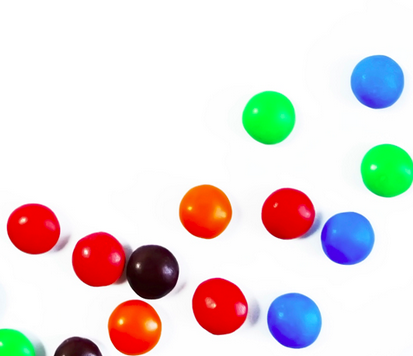
#> input picture morphologicalsAndKernels/smarties.png, 413 x 356 px, found by its file name
$ python Morphologicals_and_kernels.py
#> lines starting #> are read from the running program, lines starting #| are printed output that depends on the picture; after the words box and inside, x2 and y2 are one past the last pixel; in counts of white or black regions, pixels touching at a corner belong together
import cv2
from matplotlib import pyplot as plt
import numpy as np
# reading the file and converting it into gray
img = cv2.imread("images/smarties.png", cv2.IMREAD_GRAYSCALE)
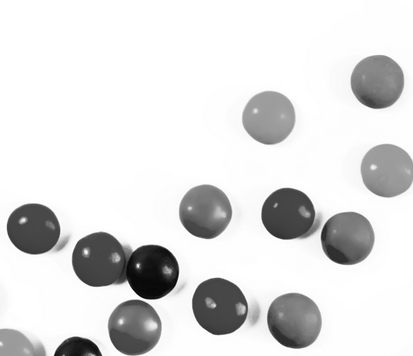
#> img: shape (356, 413); min 4, max 255, mean 222.6

_, mask = cv2.threshold(img, 220, 255, cv2.THRESH_BINARY_INV)
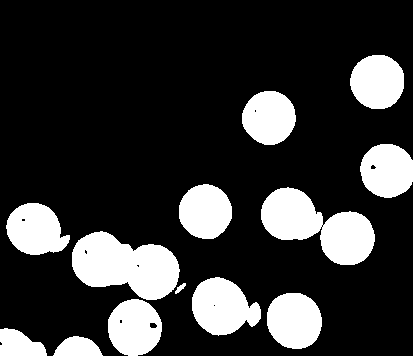
#> mask: shape (356, 413); 20.9% white; 13 white regions, largest, box (x1, y1, x2, y2) and area: (72, 231, 180, 300) 4953, (261, 187, 375, 265) 4823, (192, 277, 261, 336) 2806

kernal = np.ones((2,2), np.uint8)

dilation = cv2.dilate(mask, kernal, iterations=2)
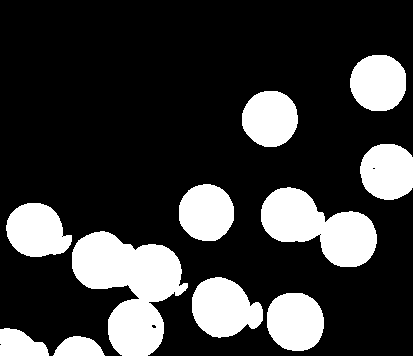
#> dilation: shape (356, 413); 22.8% white; 11 white regions, largest, box (x1, y1, x2, y2) and area: (72, 231, 188, 356) 8042, (261, 187, 377, 267) 5269, (192, 277, 263, 338) 3090
erosion = cv2.erode(mask, kernal, iterations=1)
#> erosion: shape (356, 413); 19.8% white; 14 white regions, largest, box (x1, y1, x2, y2) and area: (73, 232, 180, 300) 4753, (193, 278, 261, 335) 2663, (262, 188, 323, 240) 2372
opening = cv2.morphologyEx(mask, cv2.MORPH_OPEN, kernal)
#> opening: shape (356, 413); 20.8% white; 13 white regions, largest, box (x1, y1, x2, y2) and area: (73, 232, 181, 301) 4953, (262, 188, 376, 266) 4823, (193, 278, 262, 336) 2805
closing = cv2.morphologyEx(mask, cv2.MORPH_CLOSE, kernal)
#> closing: shape (356, 413); 20.8% white; 13 white regions, largest, box (x1, y1, x2, y2) and area: (73, 232, 181, 301) 4960, (262, 188, 376, 266) 4833, (193, 278, 262, 337) 2810
mg = cv2.morphologyEx(mask, cv2.MORPH_GRADIENT, kernal)
#> mg: shape (356, 413); 2% white in thin lines or dots, all inside (x1, y1, x2, y2) = (0, 55, 413, 356)
th = cv2.morphologyEx(mask, cv2.MORPH_TOPHAT, kernal)
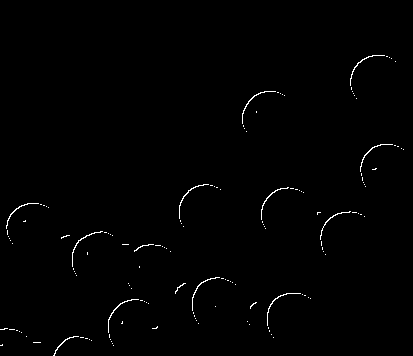
#> th: shape (356, 413); 0.72% white in thin lines or dots, all inside (x1, y1, x2, y2) = (0, 55, 404, 356)

#
multipleimg_row1= np.concatenate((dilation,erosion,opening),axis=1)
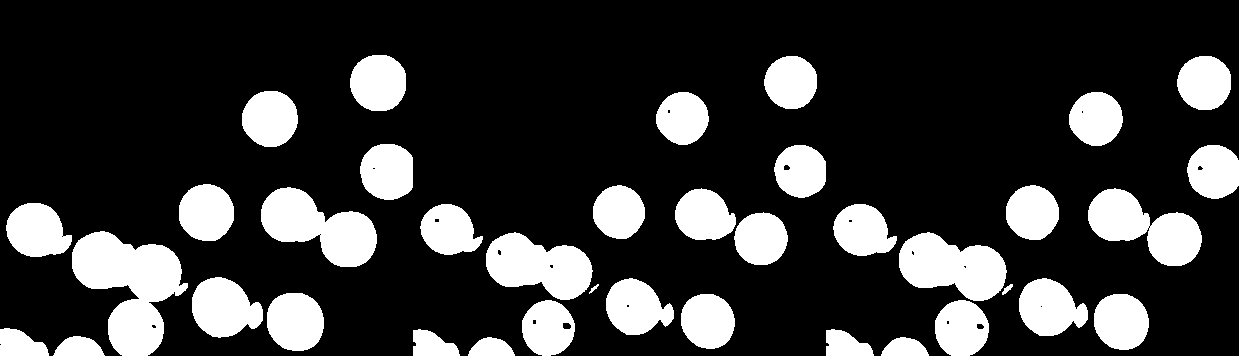
#> multipleimg_row1: shape (356, 1239); 21.1% white; 38 white regions, largest, box (x1, y1, x2, y2) and area: (72, 231, 188, 356) 8042, (261, 187, 377, 267) 5269, (899, 232, 1007, 301) 4953
multipleimg_row2= np.concatenate((closing,mg,th),axis=1)
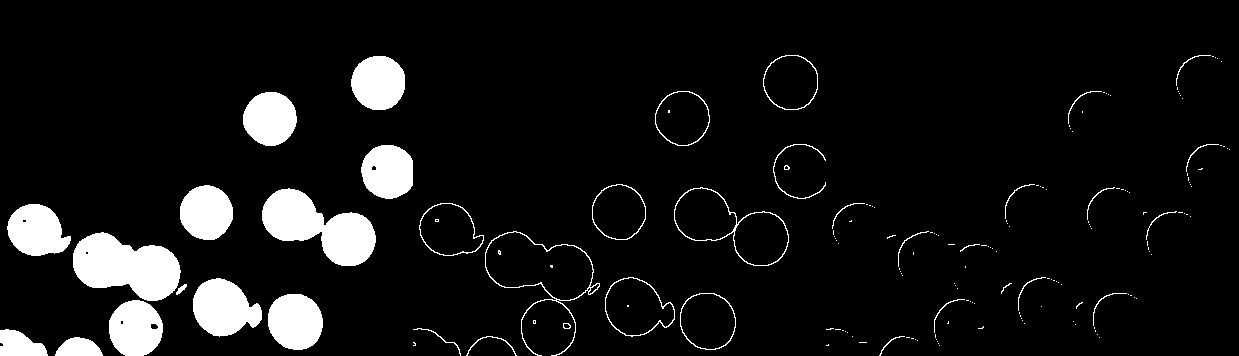
#> multipleimg_row2: shape (356, 1239); 7.8% white; 175 white regions (136 under 20 px), largest, box (x1, y1, x2, y2) and area: (73, 232, 181, 301) 4960, (262, 188, 376, 266) 4833, (193, 278, 262, 337) 2810
multipleimg_total= np.concatenate((multipleimg_row1,multipleimg_row2),axis=0)
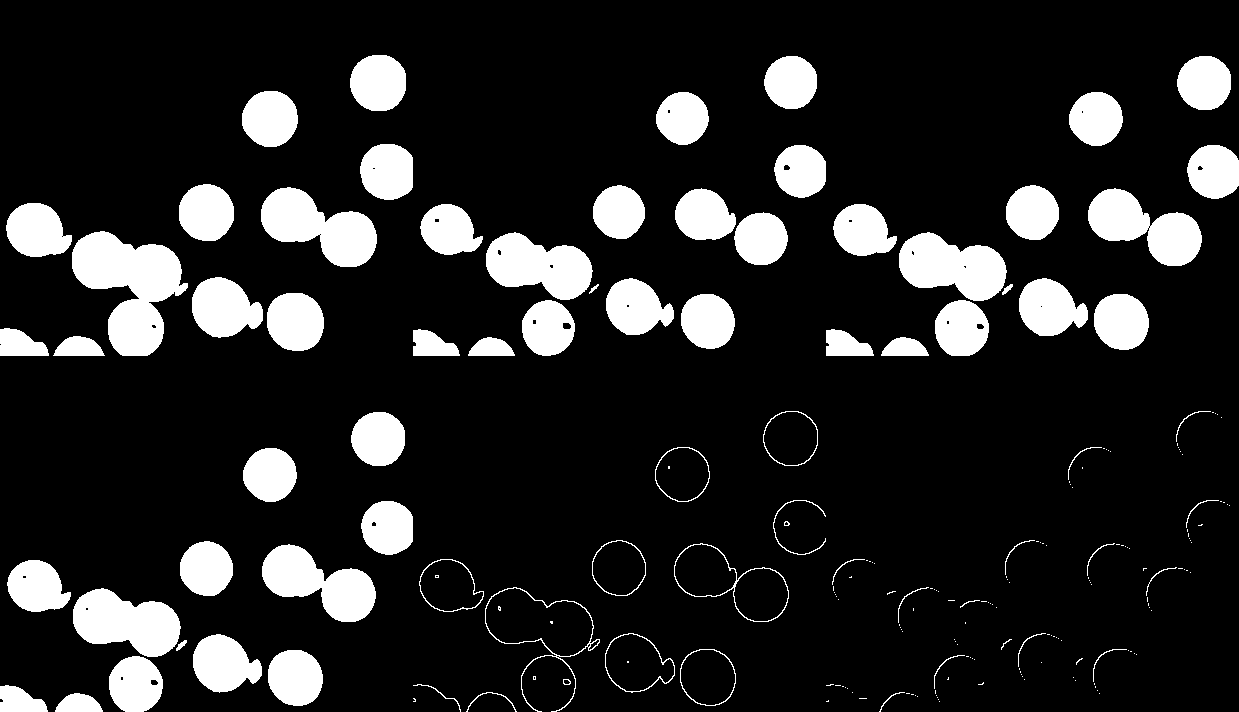
#> multipleimg_total: shape (712, 1239); 14.5% white; 213 white regions (136 under 20 px), largest, box (x1, y1, x2, y2) and area: (72, 231, 188, 356) 8042, (261, 187, 377, 267) 5269, (73, 588, 181, 657) 4960

cv2.imshow("smarties",multipleimg_total)
cv2.waitKey(0)
cv2.destroyAllWindows()
